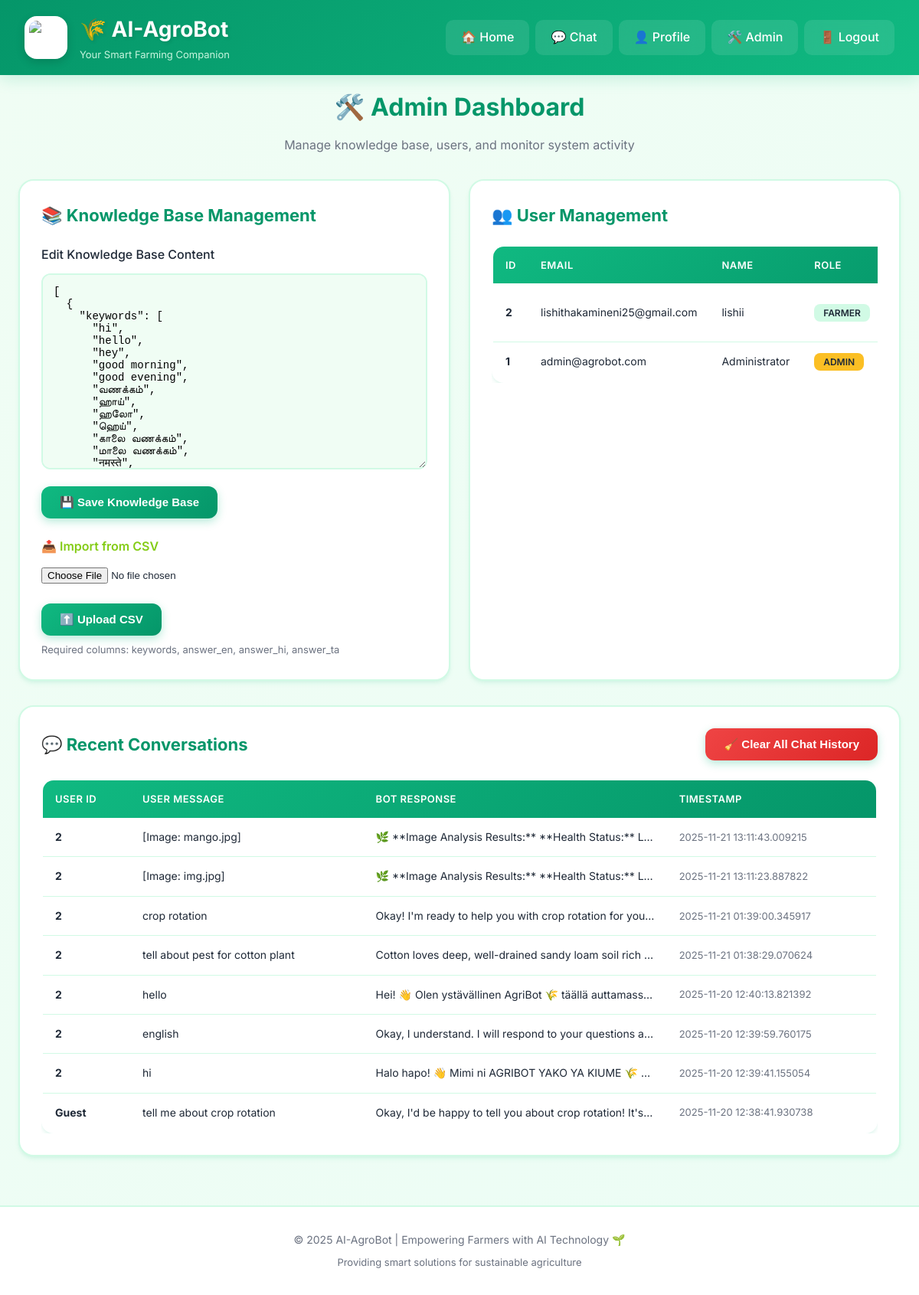
The page /admin (signed in) on the database its author committed.
### database.py (models this page shows)
class User(UserMixin, db.Model):
    __tablename__ = "users"
    id = db.Column(db.Integer, primary_key=True)
    email = db.Column(db.String(200), unique=True, nullable=False)
    password = db.Column(db.String(200), nullable=False)
    name = db.Column(db.String(100))
    role = db.Column(db.String(20), default="farmer")
    primary_crop = db.Column(db.String(100))
    region = db.Column(db.String(100))
    preferred_language = db.Column(db.String(20), default="en")

class ChatHistory(db.Model):
    __tablename__ = "chat_history"
    id = db.Column(db.Integer, primary_key=True)
    user_id = db.Column(db.Integer, db.ForeignKey("users.id"), nullable=True)
    user_message = db.Column(db.Text)
    bot_response = db.Column(db.Text)
    created_at = db.Column(db.DateTime, default=datetime.utcnow)
    feedback = db.Column(db.String(20), nullable=True)

### app.py (the view)
@app.route("/admin")
@login_required
def admin_dashboard():
    if current_user.role != "admin":
        flash("Access denied", "danger"); return redirect(url_for("home"))  # Changed
    users = User.query.order_by(User.id.desc()).all()
    chats = ChatHistory.query.order_by(ChatHistory.created_at.desc()).limit(500).all()
    kb_content = ""
    try:
        with open(KB_PATH,"r",encoding="utf-8") as f: kb_content = f.read()
    except Exception:
        kb_content = "[]"
    return render_template("admin_dashboard.html", users=users, chats=chats, kb_content=kb_content)

### app.py (called while the page is built)
@login_manager.user_loader
def load_user(user_id):
    return db.session.get(User, int(user_id))

### templates/admin_dashboard.html (shortened to what this page needs)
{% extends "base.html" %}
{% block content %}
<div style="text-align: center; margin-bottom: 32px;">
  <h2 style="color: var(--primary-dark); font-size: 32px; margin-bottom: 12px;">🛠️ Admin Dashboard</h2>
  <p style="color: var(--text-light);">Manage knowledge base, users, and monitor system activity</p>
</div>
<div class="admin-grid">
  <section class="admin-kb">
    <h3>📚 Knowledge Base Management</h3>
    <form method="post" action="{{ url_for('admin_edit_kb') }}">
      <label style="display: block; margin-bottom: 12px; color: var(--text); font-weight: 500;">
        Edit Knowledge Base Content
      </label>
      <textarea name="kb_data" rows="14" placeholder="Enter knowledge base entries...">{{ kb_content }}</textarea>
      <div class="actions">
        <button class="btn" type="submit">💾 Save Knowledge Base</button>
      </div>
    </form>
    <h4>📤 Import from CSV</h4>
    <form method="post" action="{{ url_for('admin_upload_kb_csv') }}" enctype="multipart/form-data">
      <input type="file" name="csv_file" accept=".csv" required style="margin-bottom: 12px;">
      <div class="actions">
        <button class="btn" type="submit">⬆️ Upload CSV</button>
      </div>
      <small style="display: block; margin-top: 8px;">Required columns: keywords, answer_en, answer_hi, answer_ta</small>
    </form>
  </section>
  <section class="admin-chats">
    <h3>👥 User Management</h3>
    <div style="overflow-x: auto;">
      <table class="table">
        <thead>
          <tr>
            <th>ID</th>
            <th>Email</th>
            <th>Name</th>
            <th>Role</th>
          </tr>
        </thead>
        <tbody>
          {% for u in users %}
            <tr>
              <td><strong>{{ u.id }}</strong></td>
              <td>{{ u.email }}</td>
              <td>{{ u.name or '—' }}</td>
              <td>
                <span style="padding: 4px 12px; border-radius: 8px; font-size: 12px; font-weight: 600; background: {% if u.role == 'admin' %}var(--accent){% else %}var(--primary-light){% endif %}; color: var(--text);">
                  {{ u.role|upper }}
                </span>
              </td>
            </tr>
          {% endfor %}
        </tbody>
      </table>
    </div>
  </section>
</div>
<div style="background: var(--card); padding: 28px; border-radius: 20px; box-shadow: var(--shadow); border: 2px solid var(--border); margin-top: 32px;">
  <div style="display: flex; justify-content: space-between; align-items: center; margin-bottom: 24px;">
    <h3 style="margin: 0;">💬 Recent Conversations</h3>
    <form method="post" action="{{ url_for('admin_clear_chats') }}" onsubmit="return confirm('⚠️ Are you sure you want to delete ALL chat history? This action cannot be undone!');" style="margin: 0;">
      <button class="btn danger" type="submit">🧹 Clear All Chat History</button>
    </form>
  </div>
  <div style="overflow-x: auto;">
    <table class="table">
      <thead>
        <tr>
          <th>User ID</th>
          <th>User Message</th>
          <th>Bot Response</th>
          <th>Timestamp</th>
        </tr>
      </thead>
      <tbody>
        {% for c in chats %}
          <tr>
            <td><strong>{{ c.user_id or 'Guest' }}</strong></td>
            <td style="max-width: 300px; overflow: hidden; text-overflow: ellipsis; white-space: nowrap;">
              {{ c.user_message }}
            </td>
            <td style="max-width: 300px; overflow: hidden; text-overflow: ellipsis; white-space: nowrap;">
              {{ c.bot_response }}
            </td>
            <td style="white-space: nowrap; color: var(--text-light); font-size: 13px;">
              {{ c.created_at }}
            </td>
          </tr>
        {% endfor %}
      </tbody>
    </table>
  </div>
</div>
{% endblock %}

### templates/base.html (shortened to what this page needs)
<!doctype html>
<html lang="en">
<head>
  <link rel="stylesheet" href="{{ url_for('static', filename='style.css') }}">
</head>
<body>
  <header class="topbar">
    <div class="brand">
      <img src="{{ url_for('static', filename='bot.png') }}" class="logo" alt="AgroBot">
      <div>
        <h1>🌾 AI-AgroBot</h1>
        <small>Your Smart Farming Companion</small>
      </div>
    </div>
    <nav class="nav">
      <a href="{{ url_for('home') }}">🏠 Home</a>
      <a href="{{ url_for('chat') }}">💬 Chat</a>
      {% if current_user.is_authenticated %}
        <a href="{{ url_for('profile') }}">👤 Profile</a>
        {% if current_user.role == 'admin' %}
          <a href="{{ url_for('admin_dashboard') }}">🛠️ Admin</a>
        {% endif %}
        <a href="{{ url_for('logout') }}">🚪 Logout</a>
      {% else %}
        <a href="{{ url_for('login') }}">🔐 Login</a>
        <a href="{{ url_for('register') }}">✨ Register</a>
      {% endif %}
    </nav>
  </header>
  <main class="main">
    {% block content %}{% endblock %}
  </main>
  <footer class="footer">
    <p>© 2025 AI-AgroBot | Empowering Farmers with AI Technology 🌱</p>
    <p style="margin-top: 8px; font-size: 13px;">Providing smart solutions for sustainable agriculture</p>
  </footer>
</body>
</html>

### static/style.css (style rules this page uses)
:root { --primary: #10b981; --primary-dark: #059669; --primary-light: #d1fae5; --secondary: #84cc16; --accent: #fbbf24; --muted: #6b7280; --bg: #f0fdf4; --bg-secondary: #ecfdf5; --card: #ffffff; --text: #1f2937; --text-light: #6b7280; --border: #d1fae5; --shadow: 0 4px 6px -1px rgba(16, 185, 129, 0.1), 0 2px 4px -1px rgba(16, 185, 129, 0.06); --shadow-lg: 0 10px 15px -3px rgba(16, 185, 129, 0.1), 0 4px 6px -2px rgba(16, 185, 129, 0.05); }
* { box-sizing: border-box; margin: 0; padding: 0; }
body { font-family: 'Inter', -apple-system, BlinkMacSystemFont, 'Segoe UI', Roboto, 'Helvetica Neue', Arial, sans-serif; background: linear-gradient(135deg, #f0fdf4 0%, #ecfdf5 100%); color: var(--text); line-height: 1.6; min-height: 100vh; }
.topbar { background: linear-gradient(135deg, #059669 0%, #10b981 100%); padding: 16px 32px; box-shadow: 0 4px 20px rgba(16, 185, 129, 0.2); display: flex; align-items: center; justify-content: space-between; position: sticky; top: 0; z-index: 100; backdrop-filter: blur(10px); }
.brand { display: flex; align-items: center; gap: 16px; color: white; }
.logo { width: 56px; height: 56px; border-radius: 16px; box-shadow: 0 4px 12px rgba(0, 0, 0, 0.15); background: white; padding: 6px; transition: transform 0.3s ease; }
.brand h1 { font-size: 28px; font-weight: 700; margin: 0; color: white; text-shadow: 2px 2px 4px rgba(0, 0, 0, 0.1); }
.brand small { display: block; font-size: 13px; opacity: 0.95; font-weight: 400; color: var(--primary-light); }
.nav { display: flex; gap: 8px; align-items: center; }
.nav a { color: white; text-decoration: none; padding: 10px 20px; border-radius: 10px; font-weight: 500; transition: all 0.3s ease; background: rgba(255, 255, 255, 0.1); backdrop-filter: blur(10px); }
.main { max-width: 1400px; margin: 0 auto; padding: 32px 24px; }
.btn, button { background: linear-gradient(135deg, var(--primary) 0%, var(--primary-dark) 100%); color: white; border: none; padding: 12px 24px; border-radius: 12px; cursor: pointer; font-weight: 600; font-size: 15px; transition: all 0.3s ease; box-shadow: 0 4px 12px rgba(16, 185, 129, 0.3); }
.btn.danger { background: linear-gradient(135deg, #ef4444 0%, #dc2626 100%); }
.actions { display: flex; align-items: center; gap: 12px; margin-top: 14px; justify-content: space-between; }
.main { max-width: 1400px; margin: 0 auto; padding: 16px 24px; }
.admin-grid { display: grid; grid-template-columns: repeat(auto-fit, minmax(450px, 1fr)); gap: 24px; margin-bottom: 32px; }
.admin-kb, .admin-chats { background: var(--card); padding: 28px; border-radius: 20px; box-shadow: var(--shadow); border: 2px solid var(--border); }
.admin-kb h3, .admin-chats h3, .main h3 { color: var(--primary-dark); margin-bottom: 20px; font-size: 22px; font-weight: 700; }
.admin-kb h4 { color: var(--secondary); margin-top: 24px; margin-bottom: 12px; font-size: 16px; font-weight: 600; }
textarea { width: 100%; padding: 14px; border-radius: 12px; border: 2px solid var(--border); font-family: 'Courier New', monospace; font-size: 14px; resize: vertical; background: var(--bg); }
.table { width: 100%; border-collapse: collapse; background: var(--card); border-radius: 16px; overflow: hidden; box-shadow: var(--shadow); border: 2px solid var(--border); }
.table thead { background: linear-gradient(135deg, var(--primary) 0%, var(--primary-dark) 100%); color: white; }
.table th, .table td { padding: 14px 16px; text-align: left; font-size: 14px; }
.table th { font-weight: 600; text-transform: uppercase; font-size: 13px; letter-spacing: 0.5px; }
.table tbody tr { border-bottom: 1px solid var(--border); transition: background 0.2s ease; }
.table tbody tr:last-child { border-bottom: none; }
.footer { padding: 32px 24px; text-align: center; color: var(--text-light); font-size: 14px; margin-top: 48px; border-top: 2px solid var(--border); background: var(--card); }
small { font-size: 13px; color: var(--text-light); }

### rows shown on the page
User: id "2", email "lishithakamineni25@gmail.com", name "lishii", role "FARMER"
User: id "1", email "admin@agrobot.com", name "Administrator", role "ADMIN"
ChatHistory: user "2", user_message "[Image: mango.jpg]", bot_response "🌿 **Image Analysis Results:** **Health Status:** L…", created_at "2025-11-21 13:11:43.009215"
ChatHistory: user "2", user_message "[Image: img.jpg]", bot_response "🌿 **Image Analysis Results:** **Health Status:** L…", created_at "2025-11-21 13:11:23.887822"
ChatHistory: user "2", user_message "crop rotation", bot_response "Okay! I'm ready to help you with crop rotation for you…", created_at "2025-11-21 01:39:00.345917"
ChatHistory: user "2", user_message "tell about pest for cotton plant", bot_response "Cotton loves deep, well-drained sandy loam soil rich…", created_at "2025-11-21 01:38:29.070624"
ChatHistory: user "2", user_message "hello", bot_response "Hei! 👋 Olen ystävällinen AgriBot 🌾 täällä auttamass…", created_at "2025-11-20 12:40:13.821392"
ChatHistory: user "2", user_message "english", bot_response "Okay, I understand. I will respond to your questions a…", created_at "2025-11-20 12:39:59.760175"
ChatHistory: user "2", user_message "hi", bot_response "Halo hapo! 👋 Mimi ni AGRIBOT YAKO YA KIUME 🌾…", created_at "2025-11-20 12:39:41.155054"
ChatHistory: user_id "Guest", user_message "tell me about crop rotation", bot_response "Okay, I'd be happy to tell you about crop rotation! It's…", created_at "2025-11-20 12:38:41.930738"
